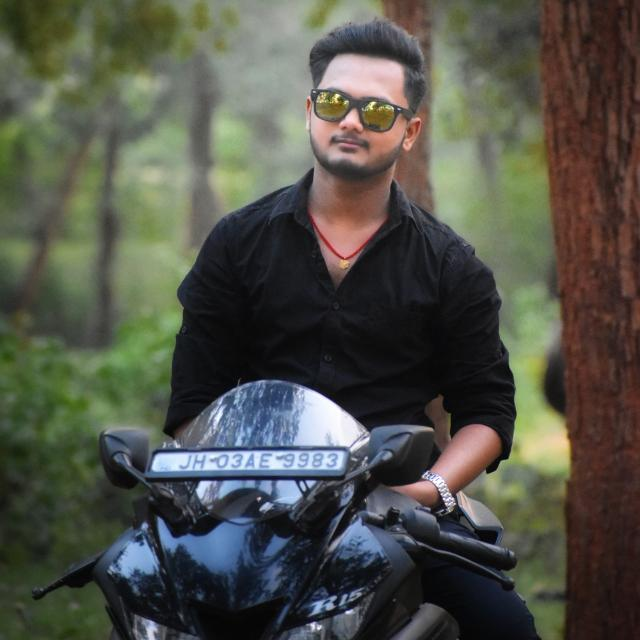
#> input picture dog.jpg, 640 x 640 px
$ python Sketch.py
#> lines starting #> are read from the running program, lines starting #| are printed output that depends on the picture
import cv2

# code in comments can be used for showing
# tranformation of image in each step.
image = cv2.imread("dog.jpg")                            # Reads image using their address
#> image is the input picture: shape (640, 640, 3); mean B, G, R 72.4, 82.4, 81.2
# cv2.imshow("Dog", image)                                 # shows the actual image
# cv2.waitKey(0)                                           # wait for any key to be pressed
gray_image = cv2.cvtColor(image, cv2.COLOR_BGR2GRAY)     # converts image to grey
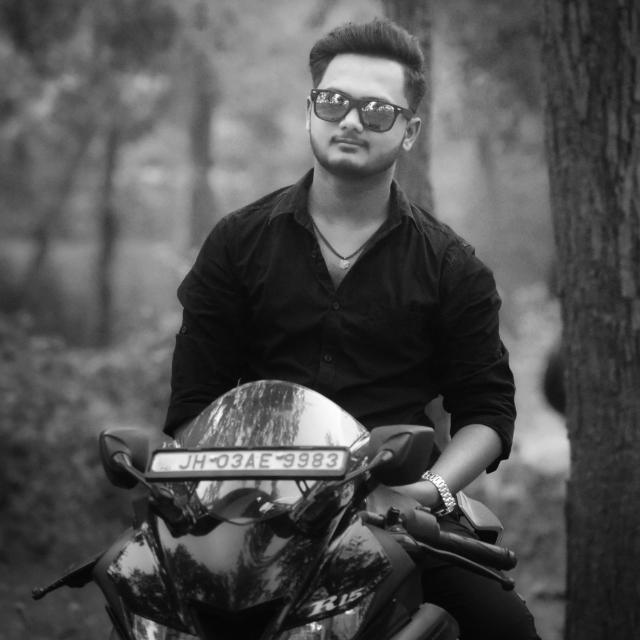
#> gray_image: shape (640, 640); min 0, max 255, mean 80.9
# cv2.imshow("New Dog", gray_image)
# cv2.waitKey(0)
inverted_image = 255 - gray_image
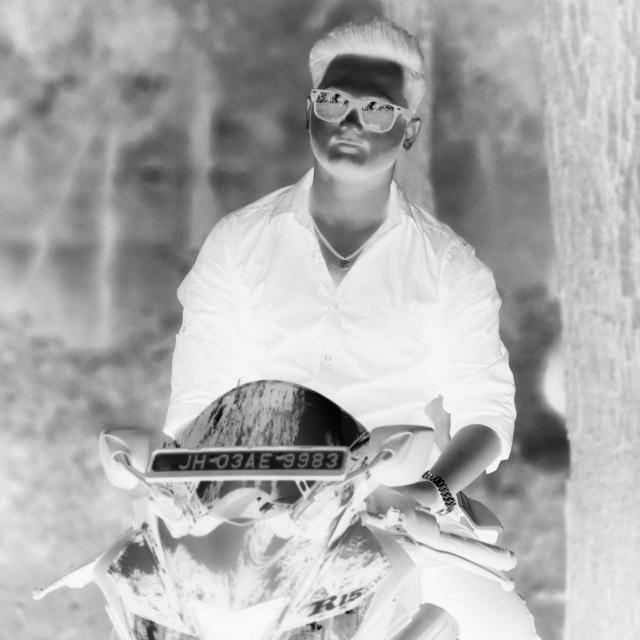
#> inverted_image: shape (640, 640); min 0, max 255, mean 174.1
# cv2.imshow("Inverted", inverted_image)
# cv2.waitKey()
blurred = cv2.GaussianBlur(inverted_image, (21, 21), 0)
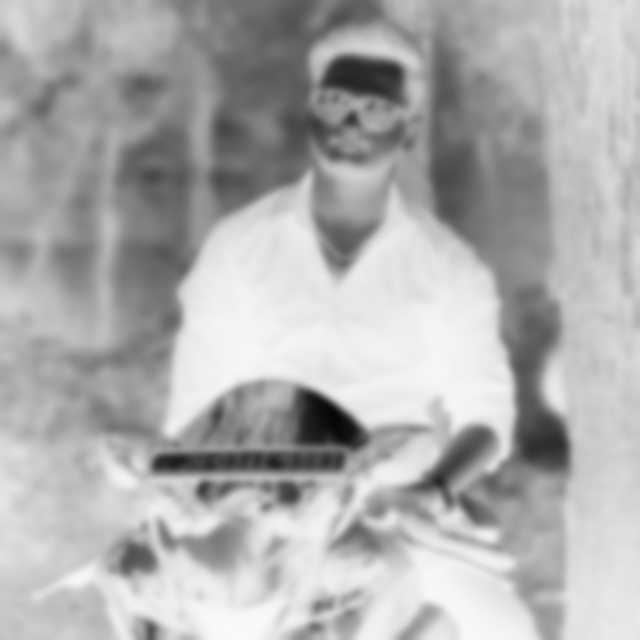
#> blurred: shape (640, 640); min 6, max 249, mean 174.1
inverted_blurred = 255 - blurred
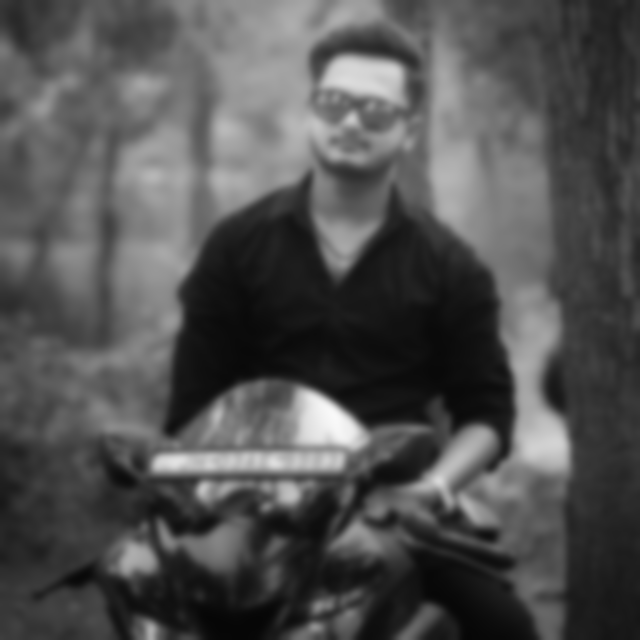
#> inverted_blurred: shape (640, 640); min 6, max 249, mean 80.9
pencil_sketch = cv2.divide(gray_image, inverted_blurred, scale=256.0)
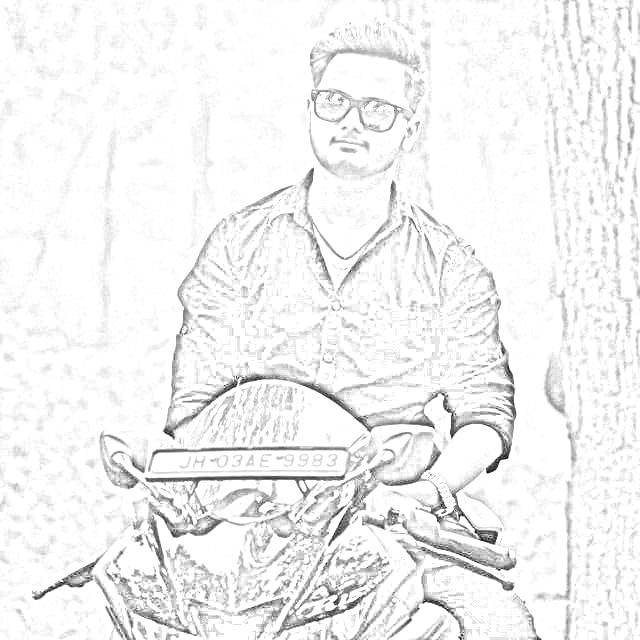
#> pencil_sketch: shape (640, 640); min 0, max 255, mean 241.9
# cv2.imshow("Sketch", pencil_sketch)
# cv2.waitKey(0)
cv2.imshow("original Dog", image)
cv2.waitKey(0)
cv2.imshow("pencil Dog", pencil_sketch)
cv2.waitKey(0)
